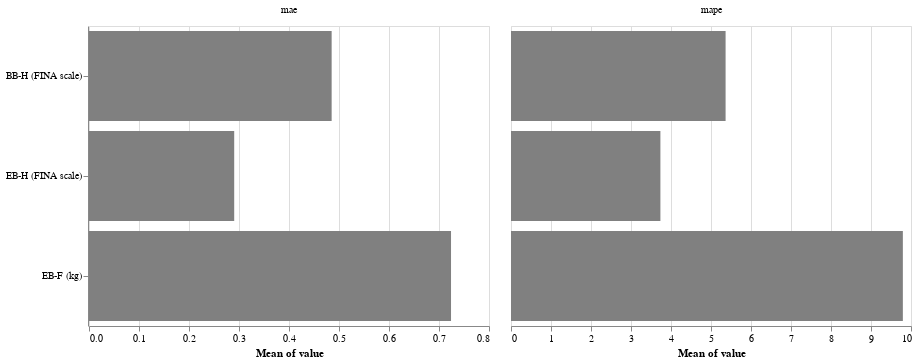

Notebook source saved alongside this figure:
### Code cell
alt.Chart().mark_bar(color="grey").encode(
    alt.X("mean(value)"),
    alt.Y("test", title=None, scale=alt.Scale(domain=test_cols_order)),
).facet(
    data=evaluation.replace(test_cols_renamed).melt(id_vars="test"),
    column=alt.Column("variable", title=None),
).resolve_scale(
    x="independent"
)

### Figure 1 — Vega-Lite specification as saved in the notebook (floating-point values rounded to 4 significant figures)
{"$schema": "https://vega.github.io/schema/vega-lite/v2.6.0.json", "config": {"view": {"height": 300, "width": 400}}, "data": {"name": "data-29a090b0ab23320b77069d923406f793"}, "datasets": {"data-29a090b0ab23320b77069d923406f793": [{"test": "BB-H (FINA scale)", "value": 1.511, "variable": "mae"}, {"test": "BB-H (FINA scale)", "value": 0.1589, "variable": "mae"}, {"test": "BB-H (FINA scale)", "value": 0.1001, "variable": "mae"}, {"test": "BB-H (FINA scale)", "value": 1.235, "variable": "mae"}, {"test": "BB-H (FINA scale)", "value": 0.01619, "variable": "mae"}, {"test": "BB-H (FINA scale)", "value": 0.5145, "variable": "mae"}, {"test": "BB-H (FINA scale)", "value": 0.5241, "variable": "mae"}, {"test": "BB-H (FINA scale)", "value": 1.026, "variable": "mae"}, {"test": "BB-H (FINA scale)", "value": 0.3516, "variable": "mae"}, {"test": "BB-H (FINA scale)", "value": 0.4379, "variable": "mae"}, {"test": "BB-H (FINA scale)", "value": 0.1114, "variable": "mae"}, {"test": "BB-H (FINA scale)", "value": 0.2186, "variable": "mae"}, {"test": "BB-H (FINA scale)", "value": 0.151, "variable": "mae"}, {"test": "BB-H (FINA scale)", "value": 0.2644, "variable": "mae"}, {"test": "BB-H (FINA scale)", "value": 0.7141, "variable": "mae"}, {"test": "BB-H (FINA scale)", "value": 0.7447, "variable": "mae"}, {"test": "BB-H (FINA scale)", "value": 0.5573, "variable": "mae"}, {"test": "BB-H (FINA scale)", "value": 0.4529, "variable": "mae"}, {"test": "BB-H (FINA scale)", "value": 0.131, "variable": "mae"}, {"test": "EB-H (FINA scale)", "value": 0.2237, "variable": "mae"}, {"test": "EB-H (FINA scale)", "value": 0.06488, "variable": "mae"}, {"test": "EB-H (FINA scale)", "value": 0.2603, "variable": "mae"}, {"test": "EB-H (FINA scale)", "value": 0.2479, "variable": "mae"}, {"test": "EB-H (FINA scale)", "value": 0.9401, "variable": "mae"}, {"test": "EB-H (FINA scale)", "value": 0.3547, "variable": "mae"}, {"test": "EB-H (FINA scale)", "value": 0.7326, "variable": "mae"}, {"test": "EB-H (FINA scale)", "value": 0.1454, "variable": "mae"}, {"test": "EB-H (FINA scale)", "value": 0.2995, "variable": "mae"}, {"test": "EB-H (FINA scale)", "value": 0.1661, "variable": "mae"}, {"test": "EB-H (FINA scale)", "value": 0.4174, "variable": "mae"}, {"test": "EB-H (FINA scale)", "value": 0.01321, "variable": "mae"}, {"test": "EB-H (FINA scale)", "value": 0.5855, "variable": "mae"}, {"test": "EB-H (FINA scale)", "value": 0.1598, "variable": "mae"}, {"test": "EB-H (FINA scale)", "value": 0.03612, "variable": "mae"}, {"test": "EB-H (FINA scale)", "value": 0.59, "variable": "mae"}, {"test": "EB-H (FINA scale)", "value": 0.04623, "variable": "mae"}, {"test": "EB-H (FINA scale)", "value": 0.1891, "variable": "mae"}, {"test": "EB-H (FINA scale)", "value": 0.04546, "variable": "mae"}, {"test": "EB-F (kg)", "value": 0.1279, "variable": "mae"}, {"test": "EB-F (kg)", "value": 2.578, "variable": "mae"}, {"test": "EB-F (kg)", "value": 0.2074, "variable": "mae"}, {"test": "EB-F (kg)", "value": 0.8387, "variable": "mae"}, {"test": "EB-F (kg)", "value": 0.7, "variable": "mae"}, {"test": "EB-F (kg)", "value": 0.6943, "variable": "mae"}, {"test": "EB-F (kg)", "value": 1.552, "variable": "mae"}, {"test": "EB-F (kg)", "value": 0.8542, "variable": "mae"}, {"test": "EB-F (kg)", "value": 0.6195, "variable": "mae"}, {"test": "EB-F (kg)", "value": 0.3077, "variable": "mae"}, {"test": "EB-F (kg)", "value": 0.07216, "variable": "mae"}, {"test": "EB-F (kg)", "value": 0.3605, "variable": "mae"}, {"test": "EB-F (kg)", "value": 1.112, "variable": "mae"}, {"test": "EB-F (kg)", "value": 1.642, "variable": "mae"}, {"test": "EB-F (kg)", "value": 0.5836, "variable": "mae"}, {"test": "EB-F (kg)", "value": 0.07217, "variable": "mae"}, {"test": "EB-F (kg)", "value": 0.2027, "variable": "mae"}, {"test": "EB-F (kg)", "value": 0.3823, "variable": "mae"}, {"test": "EB-F (kg)", "value": 0.8501, "variable": "mae"}, {"test": "BB-H (FINA scale)", "value": 15.91, "variable": "mape"}, {"test": "BB-H (FINA scale)", "value": 1.765, "variable": "mape"}, {"test": "BB-H (FINA scale)", "value": 1.113, "variable": "mape"}, {"test": "BB-H (FINA scale)", "value": 13.0, "variable": "mape"}, {"test": "BB-H (FINA scale)", "value": 0.1905, "variable": "mape"}, {"test": "BB-H (FINA scale)", "value": 6.053, "variable": "mape"}, {"test": "BB-H (FINA scale)", "value": 6.165, "variable": "mape"}, {"test": "BB-H (FINA scale)", "value": 10.8, "variable": "mape"}, {"test": "BB-H (FINA scale)", "value": 3.907, "variable": "mape"}, {"test": "BB-H (FINA scale)", "value": 4.609, "variable": "mape"}, {"test": "BB-H (FINA scale)", "value": 1.311, "variable": "mape"}, {"test": "BB-H (FINA scale)", "value": 2.429, "variable": "mape"}, {"test": "BB-H (FINA scale)", "value": 1.677, "variable": "mape"}, {"test": "BB-H (FINA scale)", "value": 3.11, "variable": "mape"}, {"test": "BB-H (FINA scale)", "value": 8.926, "variable": "mape"}, {"test": "BB-H (FINA scale)", "value": 7.839, "variable": "mape"}, {"test": "BB-H (FINA scale)", "value": 6.557, "variable": "mape"}, {"test": "BB-H (FINA scale)", "value": 5.032, "variable": "mape"}, {"test": "BB-H (FINA scale)", "value": 1.541, "variable": "mape"}, {"test": "EB-H (FINA scale)", "value": 2.886, "variable": "mape"}, {"test": "EB-H (FINA scale)", "value": 0.8949, "variable": "mape"}, {"test": "EB-H (FINA scale)", "value": 3.254, "variable": "mape"}, {"test": "EB-H (FINA scale)", "value": 3.46, "variable": "mape"}, {"test": "EB-H (FINA scale)", "value": 11.75, "variable": "mape"}, {"test": "EB-H (FINA scale)", "value": 4.3, "variable": "mape"}, {"test": "EB-H (FINA scale)", "value": 9.157, "variable": "mape"}, {"test": "EB-H (FINA scale)", "value": 2.006, "variable": "mape"}, {"test": "EB-H (FINA scale)", "value": 4.329, "variable": "mape"}, {"test": "EB-H (FINA scale)", "value": 2.076, "variable": "mape"}, {"test": "EB-H (FINA scale)", "value": 5.692, "variable": "mape"}, {"test": "EB-H (FINA scale)", "value": 0.1781, "variable": "mape"}, {"test": "EB-H (FINA scale)", "value": 7.097, "variable": "mape"}, {"test": "EB-H (FINA scale)", "value": 2.23, "variable": "mape"}, {"test": "EB-H (FINA scale)", "value": 0.504, "variable": "mape"}, {"test": "EB-H (FINA scale)", "value": 7.224, "variable": "mape"}, {"test": "EB-H (FINA scale)", "value": 0.6765, "variable": "mape"}, {"test": "EB-H (FINA scale)", "value": 2.67, "variable": "mape"}, {"test": "EB-H (FINA scale)", "value": 0.5804, "variable": "mape"}, {"test": "EB-F (kg)", "value": 1.954, "variable": "mape"}, {"test": "EB-F (kg)", "value": 28.54, "variable": "mape"}, {"test": "EB-F (kg)", "value": 3.394, "variable": "mape"}, {"test": "EB-F (kg)", "value": 11.05, "variable": "mape"}, {"test": "EB-F (kg)", "value": 9.506, "variable": "mape"}, {"test": "EB-F (kg)", "value": 10.02, "variable": "mape"}, {"test": "EB-F (kg)", "value": 17.63, "variable": "mape"}, {"test": "EB-F (kg)", "value": 11.34, "variable": "mape"}, {"test": "EB-F (kg)", "value": 8.629, "variable": "mape"}, {"test": "EB-F (kg)", "value": 3.954, "variable": "mape"}, {"test": "EB-F (kg)", "value": 1.098, "variable": "mape"}, {"test": "EB-F (kg)", "value": 5.141, "variable": "mape"}, {"test": "EB-F (kg)", "value": 19.95, "variable": "mape"}, {"test": "EB-F (kg)", "value": 20.35, "variable": "mape"}, {"test": "EB-F (kg)", "value": 9.019, "variable": "mape"}, {"test": "EB-F (kg)", "value": 1.007, "variable": "mape"}, {"test": "EB-F (kg)", "value": 3.641, "variable": "mape"}, {"test": "EB-F (kg)", "value": 7.273, "variable": "mape"}, {"test": "EB-F (kg)", "value": 12.64, "variable": "mape"}]}, "facet": {"column": {"field": "variable", "title": null, "type": "nominal"}}, "resolve": {"scale": {"x": "independent", "y": "shared"}}, "spec": {"encoding": {"x": {"aggregate": "mean", "field": "value", "type": "quantitative"}, "y": {"field": "test", "scale": {"domain": ["BB-H (FINA scale)", "EB-H (FINA scale)", "EB-F (kg)"]}, "title": null, "type": "nominal"}}, "mark": {"color": "grey", "type": "bar"}}}
